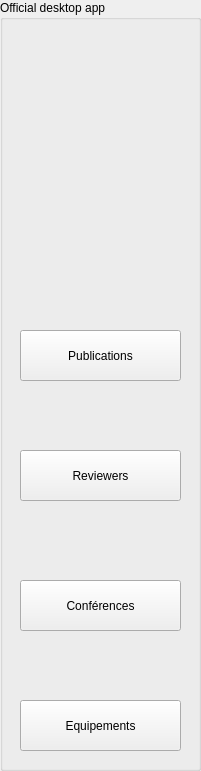
     <widget class="QGroupBox" name="groupBox_11">
      <property name="geometry">
       <rect>
        <x>10</x>
        <y>-40</y>
        <width>201</width>
        <height>771</height>
       </rect>
      </property>
      <property name="title">
       <string>Official desktop app</string>
      </property>
      <widget class="QPushButton" name="pushButton_14">
       <property name="geometry">
        <rect>
         <x>20</x>
         <y>330</y>
         <width>161</width>
         <height>51</height>
        </rect>
       </property>
       <property name="text">
        <string>Publications</string>
       </property>
      </widget>
      <widget class="QPushButton" name="pushButton_16">
       <property name="geometry">
        <rect>
         <x>20</x>
         <y>450</y>
         <width>161</width>
         <height>51</height>
        </rect>
       </property>
       <property name="text">
        <string>Reviewers</string>
       </property>
      </widget>
      <widget class="QPushButton" name="pushButton_17">
       <property name="geometry">
        <rect>
         <x>20</x>
         <y>580</y>
         <width>161</width>
         <height>51</height>
        </rect>
       </property>
       <property name="text">
        <string>Conférences</string>
       </property>
      </widget>
      <widget class="QPushButton" name="pushButton_18">
       <property name="geometry">
        <rect>
         <x>20</x>
         <y>700</y>
         <width>161</width>
         <height>51</height>
        </rect>
       </property>
       <property name="text">
        <string>Equipements</string>
       </property>
      </widget>
      <widget class="QLabel" name="label_30">
       <property name="geometry">
        <rect>
         <x>-50</x>
         <y>40</y>
         <width>291</width>
         <height>171</height>
        </rect>
       </property>
       <property name="styleSheet">
        <string notr="true">
image: url(:/imagetouse.png-removebg-preview.png);</string>
       </property>
       <property name="text">
        <string/>
       </property>
      </widget>
      <widget class="QLabel" name="label_31">
       <property name="geometry">
        <rect>
         <x>50</x>
         <y>270</y>
         <width>91</width>
         <height>71</height>
        </rect>
       </property>
       <property name="styleSheet">
        <string notr="true">
image: url(:/publication icon.png);</string>
       </property>
       <property name="text">
        <string/>
       </property>
      </widget>
      <widget class="QLabel" name="label_32">
       <property name="geometry">
        <rect>
         <x>50</x>
         <y>370</y>
         <width>101</width>
         <height>91</height>
        </rect>
       </property>
       <property name="styleSheet">
        <string notr="true">
image: url(:/reviewer icon.png);</string>
       </property>
       <property name="text">
        <string/>
       </property>
      </widget>
      <widget class="QLabel" name="label_33">
       <property name="geometry">
        <rect>
         <x>20</x>
         <y>500</y>
         <width>151</width>
         <height>101</height>
        </rect>
       </property>
       <property name="styleSheet">
        <string notr="true">
image: url(:/conference icon.png);</string>
       </property>
       <property name="text">
        <string/>
       </property>
      </widget>
      <widget class="QLabel" name="label_34">
       <property name="geometry">
        <rect>
         <x>20</x>
         <y>620</y>
         <width>151</width>
         <height>101</height>
        </rect>
       </property>
       <property name="styleSheet">
        <string notr="true">

image: url(:/equipement icon.png);</string>
       </property>
       <property name="text">
        <string/>
       </property>
      </widget>
     </widget>
